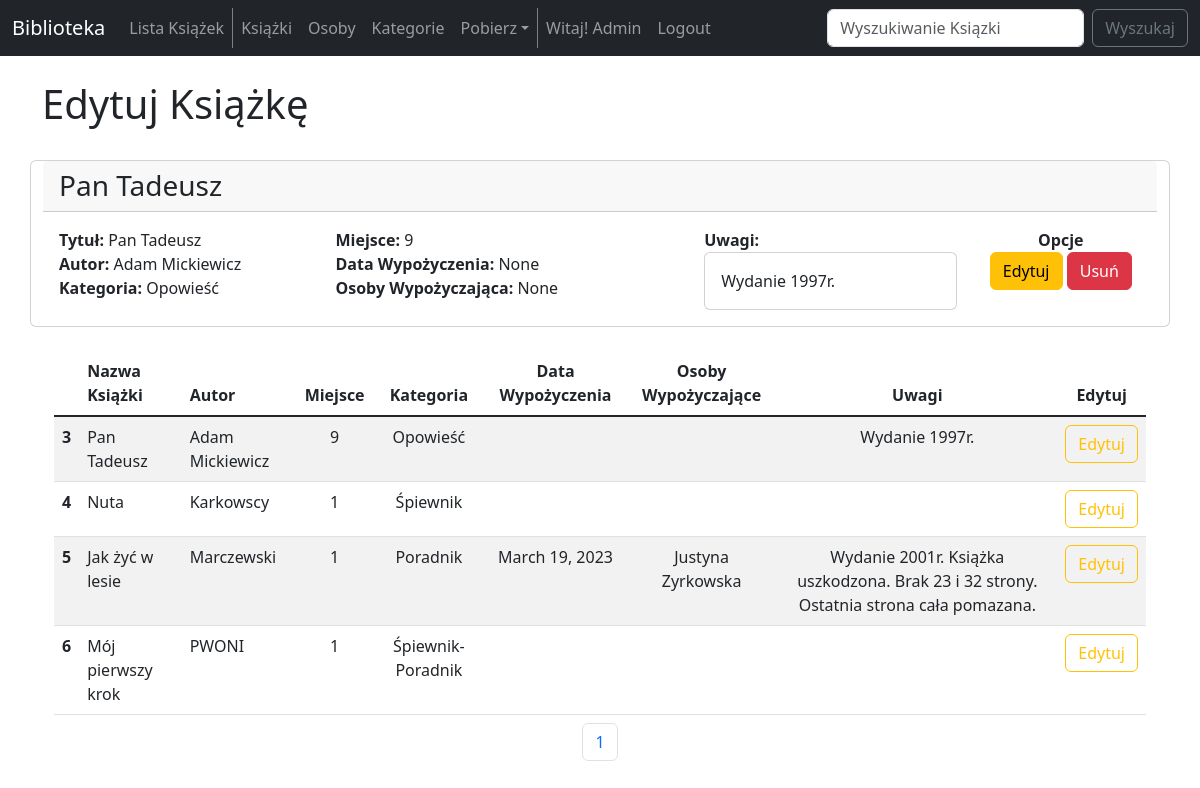
The app's page /update_book/3 (signed in), older data.
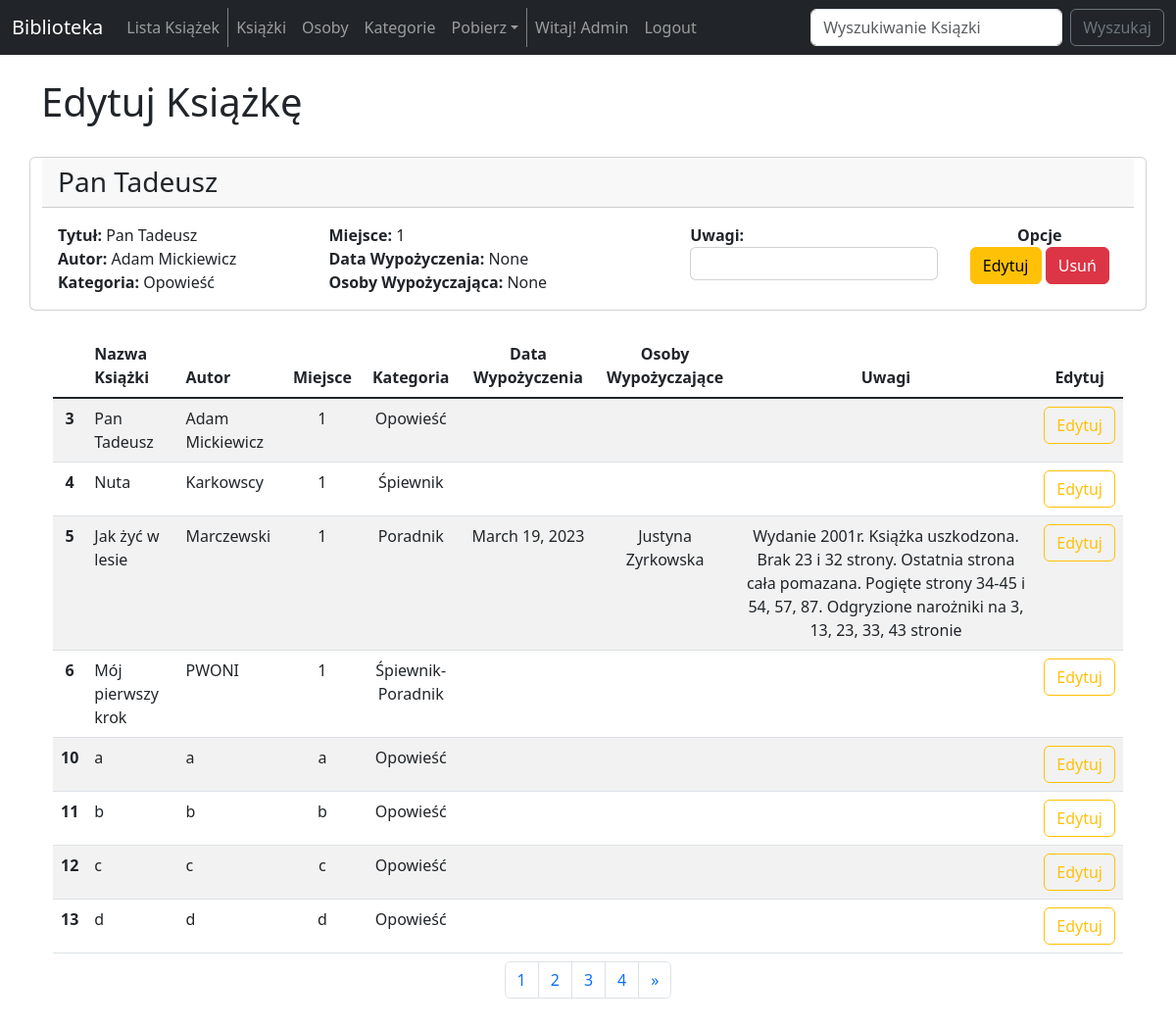
The same page, newer data.
### biblioteka_app/models.py (models this page shows)
class ListBook(models.Model):
    title = models.CharField(max_length=200)
    author = models.CharField(max_length=100)
    location = models.CharField(max_length=50)
    category = models.ManyToManyField(ListBookCategory)
    borrow_date = models.DateField(null=True, blank=True)
    borrower = models.ForeignKey(ListPeople, on_delete=models.SET_NULL, max_length=100, null=True, blank=True)
    notes = models.TextField(null=True, blank=True)
    def __str__(self):
        return self.title

class ListBookCategory(models.Model):
    name = models.CharField(max_length=100)
    def __str__(self):
        return self.name

class ListPeople(models.Model):
    first_name = models.CharField(max_length=100)
    last_name = models.CharField(max_length=200)
    note = models.CharField(max_length=200, null=True, blank=True)
    contact = models.CharField(max_length=200)
    def __str__(self):
        return self.first_name + ' ' + self.last_name

### biblioteka_app/views.py (the view)
# urls.py: path('update_book/<book_id>', views.update_book, name='update-book'),
def update_book(request, book_id):
    books = ListBook.objects.all()
    p = Paginator(books, 8)
    page = request.GET.get('page')
    list_book = p.get_page(page)
    nums = "a" * list_book.paginator.num_pages
    book_index = ListBook.objects.get(pk=book_id)
    if request.method == "POST":
        form = ListBookForm(request.POST, instance=book_index)
        if form.is_valid():
            form.save()
            messages.success(request, ("Dane książki zostały zmienione"))
            return redirect('admin-books-list')
    else:
        form = ListBookForm(instance=book_index)
    return render(request, 'update_book.html',
                {
                    'book_index':book_index,
                    'form':form,
                    'books':books,
                    'list_book': list_book,
                    'nums': nums,
                })

### biblioteka_app/forms.py
class ListBookForm(ModelForm):
    class Meta:
        model = ListBook
        fields = ('title', 'author', 'location', 'category', 'borrow_date', 'borrower', 'notes')
        labels = {
            'title':'',
            'author':'',
            'location':'',
            'category':'',
            'borrow_date':'',
            'borrower':'',
            'notes':'',
        }
        widgets={
            'title': forms.TextInput(attrs={'class': 'form-control', 'placeholder': 'Nazwa książki'}),
            'author': forms.TextInput(attrs={'class': 'form-control', 'placeholder': 'Autor książki'}),
            'location': forms.TextInput(attrs={'class': 'form-control', 'placeholder': 'Lokacja książki'}),
            'category': forms.SelectMultiple(attrs={'class': 'form-control', 'placeholder': 'Kategorie'}),
            'borrow_date': forms.DateInput(attrs={'class': 'form-control', 'type': 'date'}),
            'borrower': forms.Select(attrs={'class': 'form-select', 'placeholder': 'Osoba wypożyczająca'}),
            'notes': forms.Textarea(attrs={'class': 'form-control', 'placeholder': 'Uwagi'}),
        }

### biblioteka_app/templates/update_book.html (shortened to what the changed rows need)
{% extends 'base.html' %}
{% block content %}
    {% if user.is_authenticated %}
        <div class="row">
            <div class="col-10">
                <h1>
                    Edytuj Książkę
                </h1>
            </div>
            <div class="col-2 text-center">
            </div>
        </div>
        <br/>
        <div class="row">
            <div class="card">
                <h3 class="card-header">
                    {{ book_index }}
                </h3>
                <div class="card-body row">
                    <div class="col-3">
                        <strong>Tytuł:</strong> {{ book_index.title }}<br/>
                        <strong>Autor:</strong> {{ book_index.author }}<br/>
                        <strong>Kategoria:</strong> {{ book_index.category.all|join:'-' }}
                    </div>
                    <div class="col-4">
                        <strong>Miejsce:</strong> {{ book_index.location }}<br/>
                        <strong>Data Wypożyczenia:</strong> {{ book_index.borrow_date }}<br/>
                        <strong>Osoby Wypożyczająca:</strong> {{ book_index.borrower }}
                    </div>
                    <div class="col-3">
                        <strong>Uwagi:</strong><br/>
                        <div class="card">
                            <div class="card-body">
                                {{ book_index.notes }}
                            </div>
                        </div>
                    </div>
                    <div class="col-2 text-center">
                        <strong>Opcje</strong><br/>
                        <button type="button" class="btn btn-warning" data-bs-toggle="modal" data-bs-target="#bookUpdate">
                            Edytuj
                        </button>
                        <button type="button" class="btn btn-danger" data-bs-toggle="modal" data-bs-target="#bookDelete_{{book_index.id}}">
                            Usuń
                        </button>
                    </div>
                </div>
            </div>
        </div>
        <br/>
        <div class="container text-center">
            <div class="row">
                <div class="col-12">
                    {% if books %}
                        <table class="table table-striped">
                            <thead>
                                <th scope="col"></th>
                                <th scope="col" class="text-start">Nazwa Książki</th>
                                <th scope="col" class="text-start">Autor</th>
                                <th scope="col">Miejsce</th>
                                <th scope="col">Kategoria</th>
                                <th scope="col">Data Wypożyczenia</th>
                                <th scope="col">Osoby Wypożyczające</th>
                                <th scope="col">Uwagi</th>
                                <th scope="col" class="text-center" width="8%">Edytuj</th>
                            </thead>
                            <tbody class="table-group-divider">
                                {% for book in list_book %}
                                    <tr>
                                        <th scope="row">{{ book.id }}</th>
                                        <td class="text-start">{{ book.title }}</td>
                                        <td class="text-start">{{ book.author }}</td>
                                        <td>{{ book.location }}</td>
                                        <td>{{ book.category.all|join:'-' }}</td>
                                        <td>
                                            {% if book.borrow_date %}
                                                {{ book.borrow_date }}
                                            {% endif %}
                                        </td>
                                        <td>
                                            {% if book.borrower %}
                                                {{ book.borrower}}
                                            {% endif %}
                                        </td>
                                        <td>{{ book.notes }}</td>
                                        <td class="text-center">
                                            <a href="{% url 'update-book' book.id %}" class="btn btn-outline-warning" type="button">Edytuj</a>
                                        </td>
                                    </tr>
                                {% endfor %}
                            </tbody>
                            <caption>
                                <nav aria-label="Page navigation example">
                                    <ul class="pagination justify-content-center">
                                        {% for i in nums %}
                                            <li class="page-item">
                                                <a class="page-link" href="?page={{ forloop.counter }}">{{forloop.counter}}</a>
                                            </li>
                                        {% endfor %}
                                        {% if list_book.has_next %}
                                            <li class="page-item">
                                                <a class="page-link" href="?page={{ list_book.paginator.num_pages }}">&raquo</a>
                                            </li>
                                        {% endif %}
                                    </ul>
                                </nav>
                            </caption>
                        </table>
                    {% else %}
                        <p> Brak książek na liście. </p>
                    {% endif %}
                </div>
            </div>
        </div>
    {% else %}
        <h3>
            Wybacz, ale musisz być zalogowany/a, aby wejść na tą stronę.
        </h3>
        <a href="{% url 'login' %}">Zaloguj się</a>
    {% endif %}
{% endblock  %}

Row changes from the older to the newer data that the page shows:
changed ListBook "Pan Tadeusz": location "9" → "1"; notes "Wydanie 1997r." → (not shown)
changed ListBook "Jak żyć w lesie": notes "Wydanie 2001r. Książka uszkodzona. Brak 23 i 32 strony. Ostatnia strona cała pomazana." → "…Ostatnia strona cała pomazana. Pogięte strony 34-45 i 54, 57, 87. Odgryzione narożniki na 3, 13, 23, 33, 43 stronie"
added ListBook: id "10", title "a", author "a", location "a", category.all "Opowieść"
added ListBook: id "11", title "b", author "b", location "b", category.all "Opowieść"
added ListBook: id "12", title "c", author "c", location "c", category.all "Opowieść"
added ListBook: id "13", title "d", author "d", location "d", category.all "Opowieść"
Text that changed along with them:
new list line: "2"
new list line: "3"
new list line: "4"
